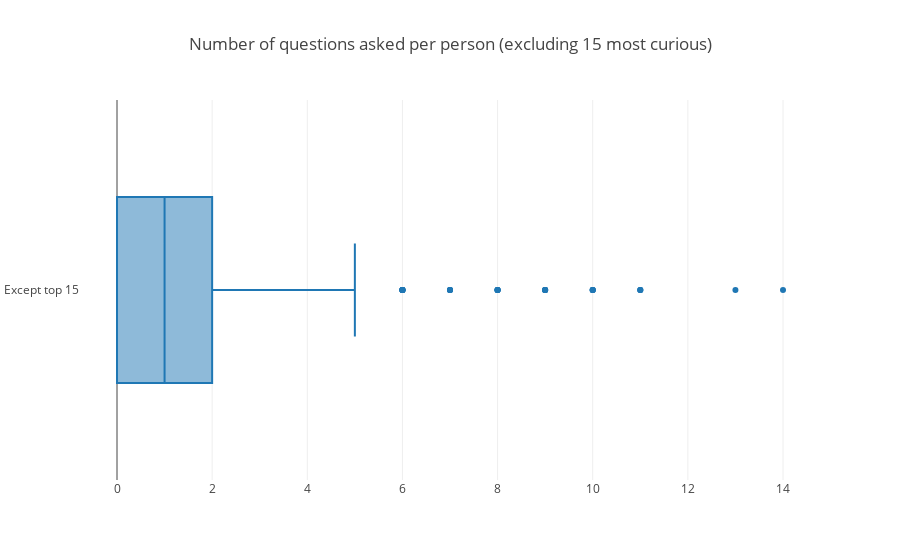

The code cell stored with this chart in its notebook:
### Code cell
trace = go.Box(x=questers.iloc[15:].freq, name='Except top 15')
layout = go.Layout(title='Number of questions asked per person (excluding 15 most curious)', showlegend=False)
fig = go.Figure(data=[trace], layout=layout)
plotly.offline.iplot(fig)

### Figure 1 — Plotly figure (JSON) as saved in the notebook; plotly's stock layout.template omitted (floating-point values rounded to 4 significant figures; data arrays with more than 128 entries replaced by an {"elided": "..."} marker saying what was removed)
{"data": [{"name": "Except top 15", "type": "box", "x": {"elided": "368 int values"}}], "layout": {"showlegend": false, "title": "Number of questions asked per person (excluding 15 most curious)"}}
